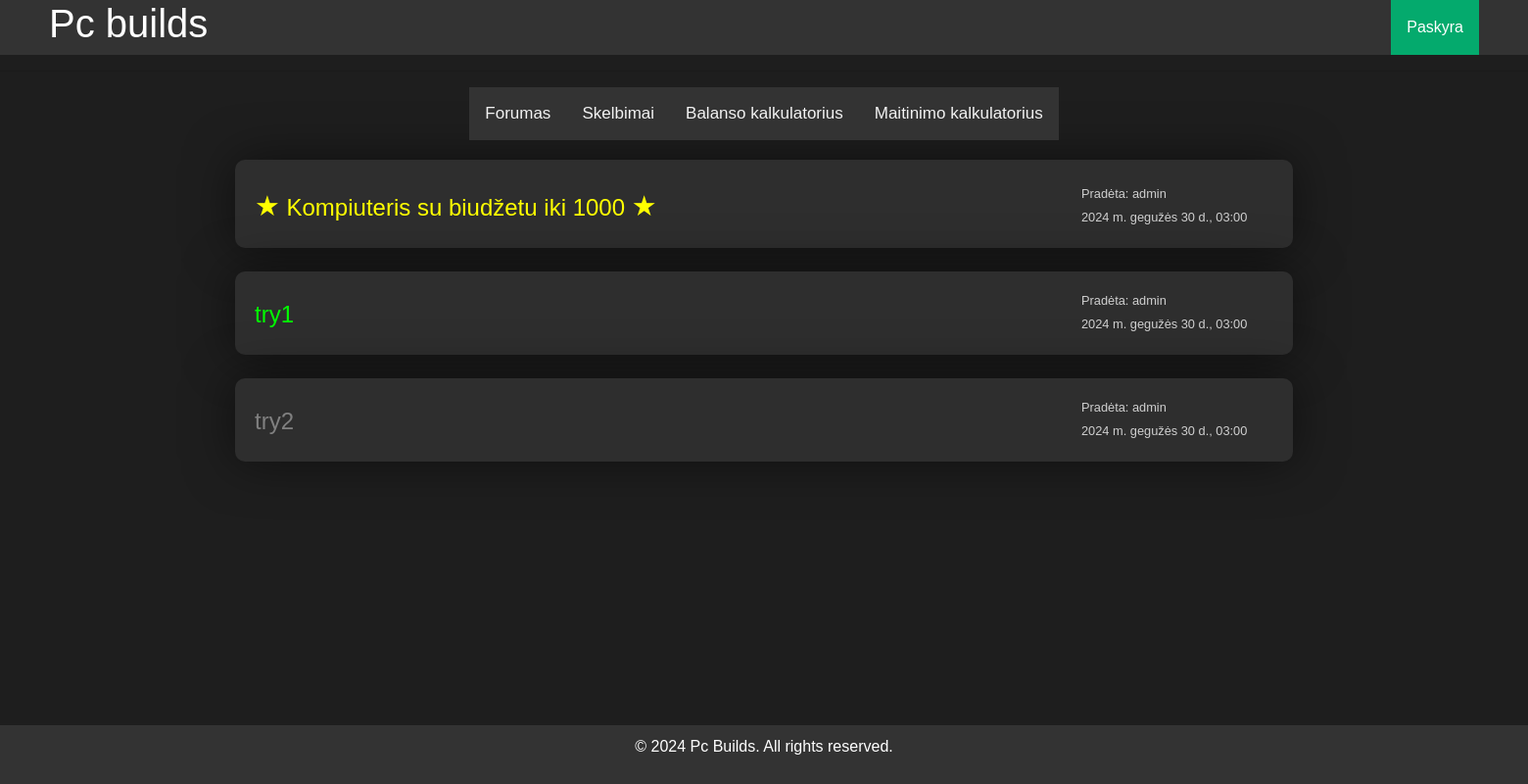
The app's page /home/forum/threads/s with its own data.
### PCbuildingapp/models.py (models this page shows, shortened)
class Postai(models.Model):
    CATEGORY_LIST = (
        ('s', 'Pagalba surinkime nuo nulio'),
        ('a', 'Atnaujinimas seno kompiuterio'),
        ('p', 'Problemos su kompiuteriu'),
        ('k', 'Kiti įrenginiai'),
        ('r', 'Tematiški renginiai')
    )
    category = models.CharField(
        "Kategorija",
        max_length=1,
        choices=CATEGORY_LIST,
        default='s'
    )
    STATUS_LIST = (
        ('a', 'Aktyvi'),
        ('u', 'Uždaryta'),
        ('p', 'Paslėpta'),
        ('d', 'Ištrinta'),
        ('v', 'VIP')
    )
    status = models.CharField(
        "Statusas",
        max_length=1,
        choices=STATUS_LIST,
        default='a',
        blank=True,
        null=True
    )
    theme = models.CharField("Tema", max_length=150)
    description = models.CharField("Aprašymas", max_length=5000)
    ft_1 = models.ImageField("Paveiksliukas Nr. 1", upload_to='post_pics', default='no_photo.jpg')
    ft_2 = models.ImageField("Paveiksliukas Nr. 2", upload_to='post_pics', default='no_photo.jpg')
    ft_3 = models.ImageField("Paveiksliukas Nr. 3", upload_to='post_pics', default='no_photo.jpg')
    ft_4 = models.ImageField("Paveiksliukas Nr. 4", upload_to='post_pics', default='no_photo.jpg')
    ft_5 = models.ImageField("Paveiksliukas Nr. 5", upload_to='post_pics', default='no_photo.jpg')
    create_data = models.DateTimeField("Sukurimo data", auto_now_add=True, null=True, blank=True)
    creator = models.ForeignKey(User, on_delete=models.SET_NULL, null=True, blank=True)
    class Meta:
        verbose_name = 'Postas'
        verbose_name_plural = 'Postai'

### PCbuildingapp/views.py (the view)
# urls.py: path('forum/threads/<str:cat>', views.get_postai_by_cat, name='forum'),
def get_postai_by_cat(reqest, cat):
    postai = (Postai.objects
              .filter(Q(category__icontains=cat))
              .filter(~Q(status__icontains='p'))
              .filter(~Q(status__icontains='d'))
              .order_by('-create_data'))
    context = {
        'postai': postai
    }
    return render(reqest, 'threads.html', context=context)

### PCbuildingapp/templates/threads.html (shortened to what this page needs)
{% extends "base.html" %}
{% block content %}
<div class="container" xmlns="http://www.w3.org/1999/html">
    {% if postai %}
    {% for postas in postai %}
        <div class="forumas">
            <h4><a href="{% url 'thread-one' postas.id %}"
            style="color:{% if postas.status == 'v' %}
            yellow
            {% elif postas.status == 'a' %}
            lime
            {% else %}
            gray
            {% endif %}">
                {% if postas.status == 'v' %}<span style="font-size:120%;color:yellow;">&starf;</span>{% endif %}
                {{ postas.theme }}
                {% if postas.status == 'v' %}<span style="font-size:120%;color:yellow;">&starf;</span>{% endif %}
            </a></h4>
            <div class="threadas">
                <small>Pradėta: {{ postas.creator }}</small><br>
                <small>{{ postas.create_data }}</small>
            </div>
        </div>
    <br>
    {% endfor %}
    {% endif %}
</div>
{% endblock %}

### PCbuildingapp/static/css/main.css (style rules this page uses)
body { background-color: #1e1e1e; height: 100vh; color: #cfcfcf; font-family: Arial, sans-serif; margin: 0; padding: 0; }
.container { width: 100%; margin: 20px auto; }
.forumas { background-color: #2e2e2e; border-radius: 10px; padding: 0px; box-shadow: 0 0 50px rgba(0,0,0,0.5); }
.forumas h4 { position: relative; top: 30px; left: 20px; }
.threadas { position: relative; top: -20px; left: 80%; }
a { color: #1e90ff; text-decoration: none; }

### records on screen
Postai: theme "Kompiuteris su biudžetu iki 1000", creator "admin", create_data "2024 m. gegužės 30 d., 03:00"
Postai: theme "try1", creator "admin", create_data "2024 m. gegužės 30 d., 03:00"
Postai: theme "try2", creator "admin", create_data "2024 m. gegužės 30 d., 03:00"
